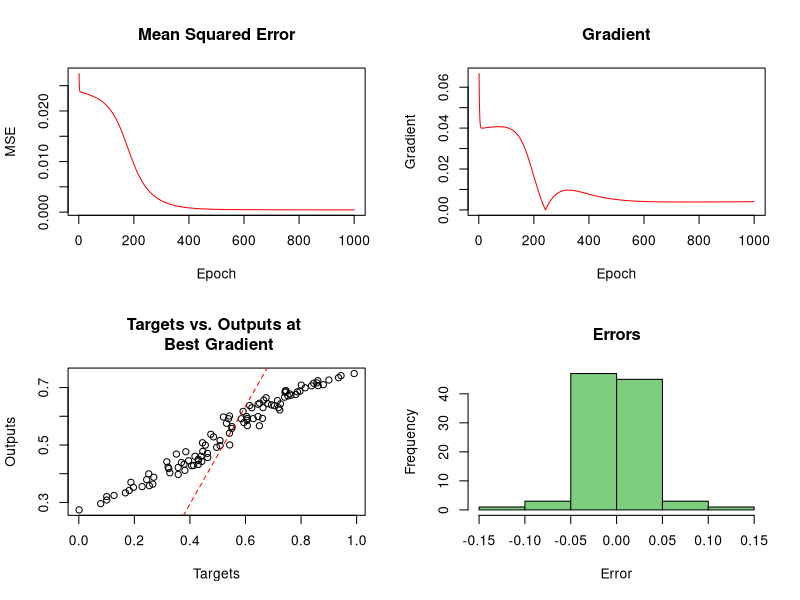

Here is the R script that generated this plot:
# Standard Backpropagation FeedForward Neural Network
# 
# Author: Gustavo (lgbpinho153@yahoo.com.br)
###############################################################################

#
# Samples 
##########

I<-cbind(runif(100),runif(100),runif(100))
T<-matrix(10+2*I[,1]+3*I[,2]+5*I[,3],100,1)

#Exclusive XOR
#I<-cbind(c(0,0,1,1),c(0,1,0,1))
#T<-cbind(c(0,1,1,0))

#
# Parameters
##############
N<-nrow(I) # number of samples
NumInputs<-ncol(I)
NumHidden<-2
NumOutputs<-ncol(T)
W1<-matrix(runif(NumHidden*NumInputs),NumInputs,NumHidden)
b1<-matrix(runif(NumHidden),1,NumHidden)
W1bar<-rbind(W1,b1)
W2<-matrix(runif(NumOutputs*NumHidden),NumHidden,NumOutputs)
b2<-matrix(runif(NumOutputs),1,NumOutputs)
W2bar<-rbind(W2,b2)
Lr<-0.05
NumEpochs<-1000

#
# Pre-process
##############
Inputs<-matrix(0,N,NumInputs)
Targets<-matrix(0,N,NumOutputs)
for (i in 1:NumInputs){
	Inputs[,i]<-0.99*(I[,i]-min(I[,i]))/(max(I[,i])-min(I[,i]))+0.001	
}
for (i in 1:NumOutputs){
	Targets[,i]<-0.99*(T[,i]-min(T[,i]))/(max(T[,i])-min(T[,i]))+0.001	
}

#
# Sigmoid
###########
phi<-function(v) 1/(1+exp(-v))
phidash<-function(v) phi(v)*(1-phi(v))

#
# Training
############
MSE<-rep(0,NumEpochs)
Grad<-rep(0,NumEpochs)
MinGrad<-1
for (epoch in 1:NumEpochs){
	for(s in 1:N){ # adjusts are made after each sample
		# forward pass
		HiddenInputs<-c(Inputs[s,],1)
		HiddenInducedFields<-HiddenInputs%*%W1bar
		HiddenOutputs<-phi(HiddenInducedFields)
		OutputInputs<-c(HiddenOutputs,1)
		OutputInducedFields<-OutputInputs%*%W2bar
		Outputs<-phi(OutputInducedFields)
		
		#backpropagation
		Delta2<-(Targets[s,]-Outputs)*Outputs*(1-Outputs) # local gradient for the output neurons
		D1<-diag(c(HiddenOutputs*(1-HiddenOutputs))) # activation derivatives
		Delta1<-D1%*%W2%*%Delta2 # local gradient for the hidden neurons		

		DeltaW2bar<-t(Lr*Delta2%*%OutputInputs)
		DeltaW1bar<-t(Lr*Delta1%*%HiddenInputs)
		
		W2bar<-W2bar+DeltaW2bar
		W1bar<-W1bar+DeltaW1bar
		
		W2<-W2bar[1:NumHidden,];b2<-W2bar[NumHidden+1,]
		W1<-W1bar[1:NumInputs,];b1<-W1bar[NumInputs+1,]
	}
	
	# simulating outputs
	HiddenInputsSim<-cbind(Inputs,1)
	HiddenInducedFieldsSim<-HiddenInputsSim%*%W1bar
	HiddenOutputsSim<-phi(HiddenInducedFieldsSim)
	OutputInputsSim<-cbind(HiddenOutputsSim,1)
	OutputInducedFieldsSim<-OutputInputsSim%*%W2bar
	OutputsSim<-phi(OutputInducedFieldsSim)
	
	MSE[epoch]<-t(Targets-OutputsSim)%*%(Targets-OutputsSim)/(2*N)  ### ajeitar isso depois
	Grad[epoch]<-sqrt(sum(c(DeltaW1bar,DeltaW2bar)^2)/(Lr^2))
	
	if(Grad[epoch]<MinGrad){ # Get optimum epoch
		OptW2bar<-W2bar
		OptW1bar<-W1bar
		OptOutputs<-OutputsSim
		MinGrad<-Grad[epoch]
		OptEpoch<-epoch
	}
		
}
par(mfrow=c(2,2))
plot(MSE,type='l',main='Mean Squared Error',col='red',ylab='MSE',xlab="Epoch")
plot(Grad,type='l',main="Gradient",col='red',ylab="Gradient",xlab="Epoch")
plot(Targets,OptOutputs,main='Targets vs. Outputs at \n Best Gradient',ylab="Outputs",xlab="Targets")
abline(lm(Targets~OptOutputs),lty=2,col='red')
hist(Targets-OutputsSim,col='palegreen3',main="Errors",xlab="Error")